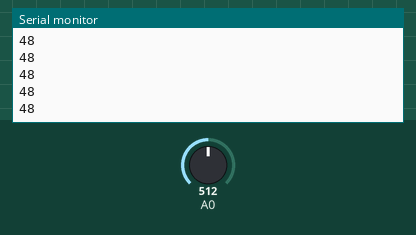
Recording of a sketch running on a simulated Arduino Uno, built with avr-gcc and run on an emulated ATmega328P. Shown: the last lines printed to the serial monitor. The test bench sets the inputs (shaded band); at power-on: A0 = 512.

Above: at 1.2 s.
1.3 s: A0 set to 716
At 1.31 s:
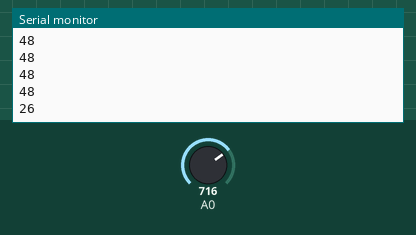
2.8 s: A0 set to 900
At 2.81 s:
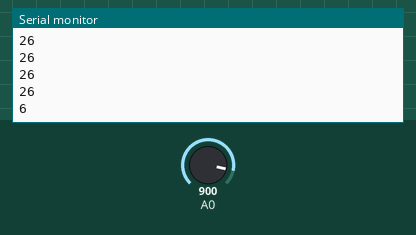
Timing chart, 0 to 5.8 s (numbered marks = the images above; inputs shaded):
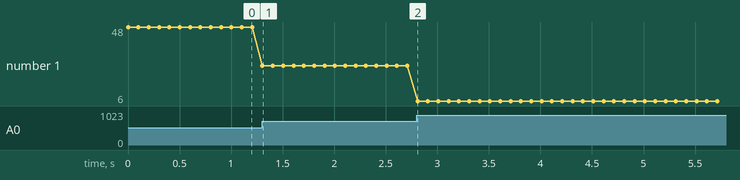

Measured:
- after the input at 1.3 s, the serial monitor: prints a new line at once (image 1)
- after the input at 2.8 s, the serial monitor: prints a new line at once (image 2)
- plotted number 1: 48 → 26 after the input at 1.3 s, 26 → 6 after the input at 2.8 s

The sketch:

PhototransistorRead.ino
```cpp
/* ArduSensor Phototransitor Read

Reads the ArduSensor Photoransistor, and prints the distance between the sensor
and a near object (1cm away)

Qtechknow kits required:
  ArduSensor Phototransistor

made on 12 July 12
created by Quin
*/

int ArduSensorValue;   // variable to store the value of the ArduSensor

void setup() {
  Serial.begin(9600);  // start Serial communication at 9600 baud
}

void loop() {
  // assign the variable to the value of the ArduSensor
  ArduSensorValue=analogRead(0);

  int val = map(ArduSensorValue, 35, 950, 100, 0);  // convert the value
  // to easily readable numbers

  Serial.println(val);  // print the value on the Serial monitor
  delay(100);
}
```
